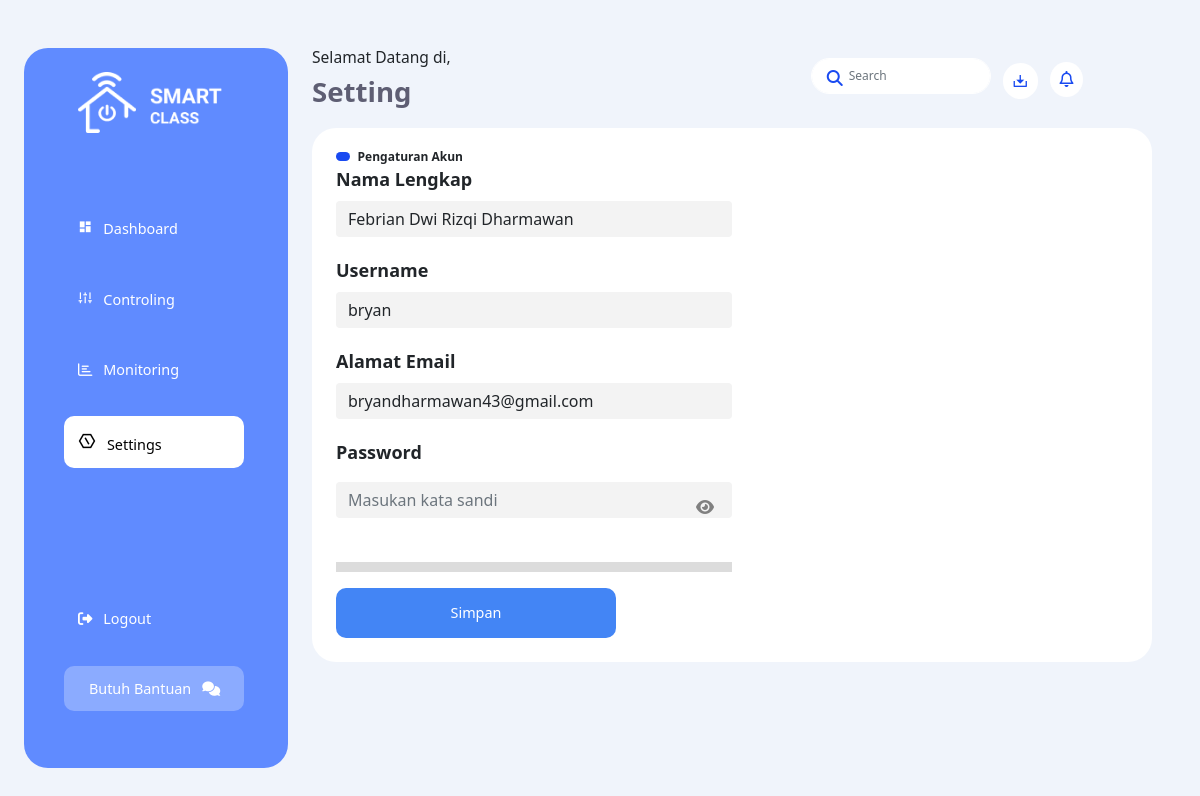
/admin/setting.php (signed in), run on the app's committed database.
### tables this page shows
CREATE TABLE `akun` (
  `id` int(11) NOT NULL,
  `fullname` varchar(255) NOT NULL,
  `email` varchar(255) NOT NULL,
  `username` varchar(255) NOT NULL,
  `password` varchar(255) NOT NULL,
  `level` varchar(255) NOT NULL,
  `Vkey` varchar(255) DEFAULT NULL,
  `Verified` int(1) DEFAULT 0
);

### admin/setting.php (the view, shortened to what this page needs)
<?php
include('../koneksi.php');
$select = mysqli_query($koneksi, "SELECT * FROM akun WHERE username = '$_SESSION[admin]'");
?>
<!DOCTYPE html>
<html lang="en">
<head>
    <link rel="stylesheet" href="assets/css/style.css?v=<?php echo time(); ?>">
    <link rel="stylesheet" href="assets/css/resvonsive.css?v=<?php echo time(); ?>">
    <link rel="stylesheet" href="assets/css/style-loreg.css?v=<?php echo time(); ?>">
    <link rel="stylesheet" href="https://cdn.jsdelivr.net/npm/bootstrap-icons@1.5.0/font/bootstrap-icons.css">
    <link href="https://cdn.jsdelivr.net/npm/bootstrap@5.1.1/dist/css/bootstrap.min.css" rel="stylesheet">
    <link href="https://cdn.jsdelivr.net/npm/remixicon@2.2.0/fonts/remixicon.css" rel="stylesheet">
</head>
<body>
    <div class="p-4 bg-1-body">
        <div class="d-flex">
            <div class="side-menu mt-4 mb-4">
                <img src="assets/img/logo.png" alt="logo" class="mb-5">
                <a href="index.php" class="putih">
                    <li><i class="ri-dashboard-fill"></i>&ensp; Dashboard</li>
                </a>
                <a href="control.php?ruang=SIJA" class="putih">
                    <li><i class="ri-sound-module-line"></i>&ensp; Controling</li>
                </a>
                <a href="monitoring.php" class="putih">
                    <li><i class="far fa-chart-bar"></i>&ensp; Monitoring</li>
                </a>
                <a href="setting.php" class="putih">
                    <li class="active-menu"><i style="font-size: 1.5vw;" class="ri-settings-6-line"></i>&ensp; Settings</li>
                </a>
                <div class="bottom-li">
                    <li class="putih"><i class="fas fa-sign-out-alt"></i>&ensp; Logout</li>
                    <li class="bantuan-li">&ensp; Butuh Bantuan &ensp;<i class="fas fa-comments"></i></li>
                </div>
            </div>
            <div class="main-side mts-4">
                <div class="d-flex">
                    <div class="welcome-text">
                        <h6 class="selamat-datang">Selamat Datang di,</h6>
                        <h3 class="selamat-nama" class="mb-2" style="color:#5E5E73; font-weight:800;">Setting</h3>
                    </div>
                    <div class="height search-wraper  d-flex justify-content-end align-items-center">
                        <div class="search-wrap">
                            <div class="search"> <i class="fa fa-search"></i> <input type="text" class="form-control" placeholder="Search"> </div>
                        </div>
                        <div class="notif">
                            <i class="ri-download-2-line"></i>
                        </div>
                        <div class="notif">
                            <i class="far fa-bell"></i>
                        </div>
                    </div>
                </div>
                <div class="card-moni-utama">
                    <div class="d-flex">
                        <div class="dot"></div>
                        <span class="dot-text">Pengaturan Akun</span>
                    </div>
                    <form action="setting-aksi.php" method="POST">
                        <?php
                        while ($fetch = mysqli_fetch_array($select)) { ?>
                            <div class="col-md-6">
                                <label for="fullName" class="form-label">Nama Lengkap</label>
                                <input type="text" name="fullname" class="form-control bg-grey" id="fullName" value="<?php echo "$fetch[fullname]"; ?>">
                            </div>
                            <div class="col-md-6">
                                <label for="inputUsername" class="form-label">Username</label>
                                <input type="text" name="username" class="form-control bg-grey" id="inputUsername" value="<?php echo "$fetch[username]"; ?>">
                            </div>
                            <div class="col-md-6">
                                <label for="inputEmail" class="form-label">Alamat Email</label>
                                <input type="email" name="email" class="form-control bg-grey" id="inputEmail" value="<?php echo "$fetch[email]"; ?>">
                            </div>
                            <div class="col-md-6">
                                <label for="password" class="form-label mb-3">Password</label>
                                <input type="password" name="password" id="password" oninput="strengthChecker()" maxlength="55" class="form-control bg-grey" placeholder="Masukan kata sandi" required>
                                <span id="toggle" onclick="toggle()">
                                    <i class="fas fa-eye"></i>
                                </span>
                                <div id="strength-bar"></div>
                            </div>
                            <div class="col-md-12">
                                <button type="submit" class="button-simpan">Simpan</button>
                            </div>
                </div>
            <?php } ?>
</body>
</html>

### admin/assets/css/style.css (style rules this page uses)
* { padding: 0; margin: 0; box-sizing: border-box; }
body { font-family: "Poppins", sans-serif; }
.side-menu { width: 22vw; height: 60vw; border-radius: 24px; padding: 2vw 1vw; background: #608bff; }
.dot { width: 1.2vw; border-radius: 5px; margin-right: 0.6vw; height: 0.8vw; background-color: #194af1; }
.dot-text { margin-top: -0.3vw; font-size: 1vw; font-weight: 600; }
.side-menu a { text-decoration: none; }
.search-wraper { margin-left: 30vw; }
.card-moni-utama { margin-top: 1vw; width: 70vw; background-color: #ffffff; border-radius: 24px; padding: 2vw; margin-bottom: 1vw; }
.bg-1-body { width: 100vw; background: #f0f4fb; padding: 1.5rem !important; }
.main-side { margin: 2vw; }
.side-menu img { width: 12vw; margin-left: 3.5vw; }
.side-menu li { width: 15vw; list-style: none; padding: 1vw 1.2vw; margin: 2vw 2.3vw; border-radius: 10px; font-weight: 200; }
.mts-4 { margin-top: 1.5rem !important; }
.putih { color: #ffffff; }
.active-menu { background-color: white; color: black; }
.side-menu li { font-size: 1.2vw; }
.bottom-li li { font-size: 1.2vw; }
.selamat-datang { font-size: 1.3vw; }
.selamat-nama { font-size: 2.3vw; font-weight: 600; }
.side-menu .bottom-li { padding-top: 10vh; }
.bantuan-li { background-color: rgba(255, 255, 255, 0.27); color: #ffffff; }
.search { position: relative; margin-bottom: 1vw; }
.search input { height: 3vw; width: 15vw; text-indent: 25px; border-radius: 20px; font-size: 1vw; background-color: #ffffff; border-color: #ffffff; }
.search i { color: #194af1; }
.notif i { background-color: #ffffff; padding: 0.8vw; border-radius: 50%; margin-left: 1vw; color: #194af1; margin-top: -1.3vw; }
.search .fa-search { position: absolute; top: 12px; left: 16px; }

### admin/assets/css/style-loreg.css (style rules this page uses)
label { font-size: 18px; font-weight: bold; }
input.bg-grey { background-color: #f3f3f3; border: none; margin-bottom: 20px; }
.button-simpan { width: 280px; height: 50px; font-size: 1.2vw; color: white; background-color: #4385f5; border-radius: 10px; border: none; }
#toggle { position: relative; top: -3.6vw; right: -30vw; color: #808080; cursor: pointer; z-index: 9999; }
#strength-bar { background-color: #dcdcdc; height: 10px; position: relative; }

### data on the page
akun: fullname "Febrian Dwi Rizqi Dharmawan", username "bryan", email "bryandharmawan43@gmail.com"
